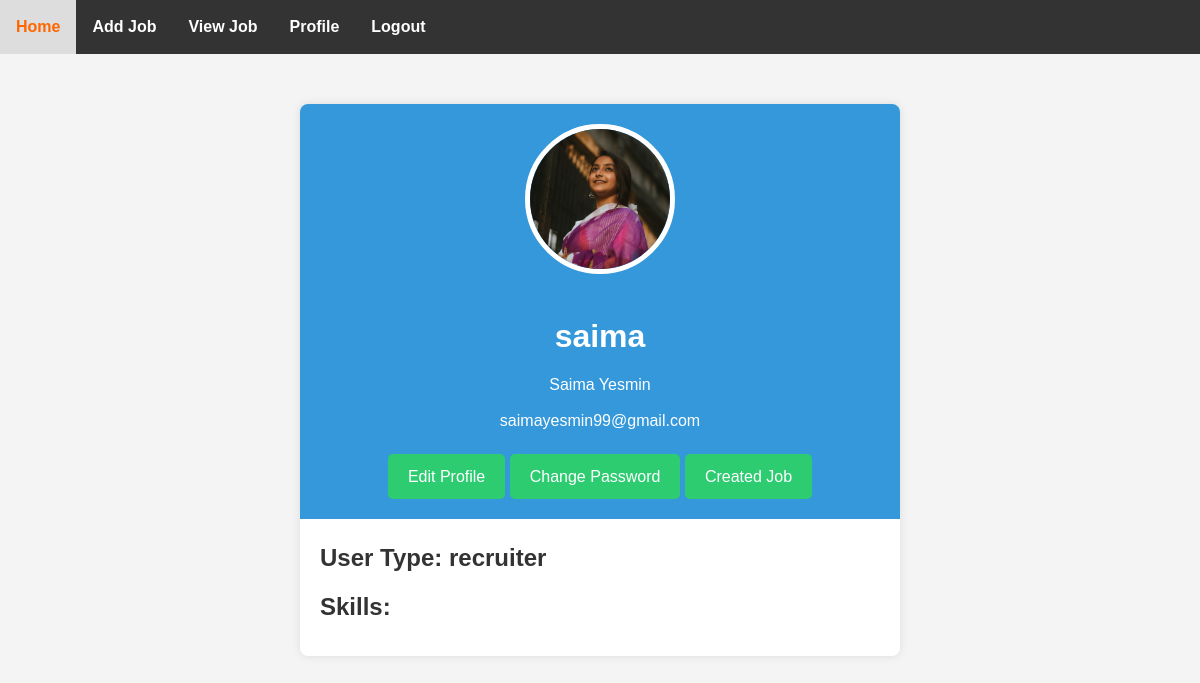
The page /ProfilePage/ (signed in) on the database its author committed.
### myApp/models.py (models this page shows, shortened)
class Custom_User(AbstractUser):
    USER=[
        ('recruiter','Recruiter'),('jobseeker','JobSeeker')
    ]
    display_name=models.CharField(max_length=100)
    email=models.EmailField(unique=True)
    password=models.CharField(max_length=100)
    confirm_password=models.CharField(max_length=100)
    user_type=models.CharField(choices=USER,max_length=120)
    profile_picture=models.ImageField(upload_to='media/profile_pic',null=True)

### myProject/views.py (the view)
# urls.py: path('ProfilePage/',ProfilePage,name='ProfilePage'),
def ProfilePage(request):
    return render(request,'profile.html')

### Template/profile.html (shortened to what this page needs)
{% extends "dashboard.html" %}
{% block content %}
<!DOCTYPE html>
<html lang="en">
<head>
</head>
<body>
<div class="profile-container">
    <div class="profile-header">
        {% if user.user_type == 'recruiter' %}
        <img class="profile-picture" src="/{{request.user.profile_picture}}" alt="My Profile Picture">
        {% elif user.user_type == 'jobseeker' %}
        <img class="profile-picture" src="/{{request.user.profile_picture}}" alt="My Profile Picture">
        {% endif %}
        <h1>{{ request.user.username }}</h1>
        <p>{{ request.user.display_name }}</p>
        <p>{{ request.user.email }}</p>
        <a href="{% url 'EditProfilePage' %}" class="edit-profile-button">Edit Profile</a>
        <a href="{% url 'changePasswordPage' %}" class="edit-profile-button">Change Password</a>
        {% if user.user_type == 'recruiter'  %}
        <a href="{% url 'createdJobByRecruiter' %}" class="edit-profile-button">Created Job</a>
        {% endif %}
    </div>
    <div class="profile-info">
        <h2>User Type: {{ request.user.user_type }}</h2>
        <h2>Skills:{{request.user.jobseekerprofile.skills}}</h2>
    </div>
</div>
</body>
</html>
{% endblock content %}

### Template/dashboard.html (style rules this page uses)
body { font-family: Arial, sans-serif; margin: 0; padding: 0; }
* { margin: 0; padding: 0; box-sizing: border-box; }
body { font-family: Arial, sans-serif; background-color: #f4f4f4; line-height: 1.6; color: #333; }

### Template/profile.html (style rules this page uses)
body { font-family: Arial, sans-serif; background-color: #f4f4f4; margin: 0; padding: 0; }
.profile-container { max-width: 600px; margin: 50px auto; background-color: #fff; border-radius: 8px; box-shadow: 0 0 10px rgba(0, 0, 0, 0.1); overflow: hidden; }
.profile-header { text-align: center; padding: 20px; background-color: #3498db; color: #fff; }
.profile-picture { border-radius: 50%; width: 150px; height: 150px; object-fit: cover; margin-bottom: 20px; border: 5px solid #fff; }
h1, p { margin: 10px 0; }
.edit-profile-button { display: inline-block; padding: 10px 20px; background-color: #2ecc71; color: #fff; text-decoration: none; border-radius: 5px; margin-top: 10px; }
.profile-info { padding: 20px; }
.profile-info h2 { margin-bottom: 10px; }

### rows shown on the page
Custom_User: user.profile_picture (picture), user.username "saima", user.display_name "Saima Yesmin", user.email "saimayesmin99@gmail.com", user.user_type "recruiter"
